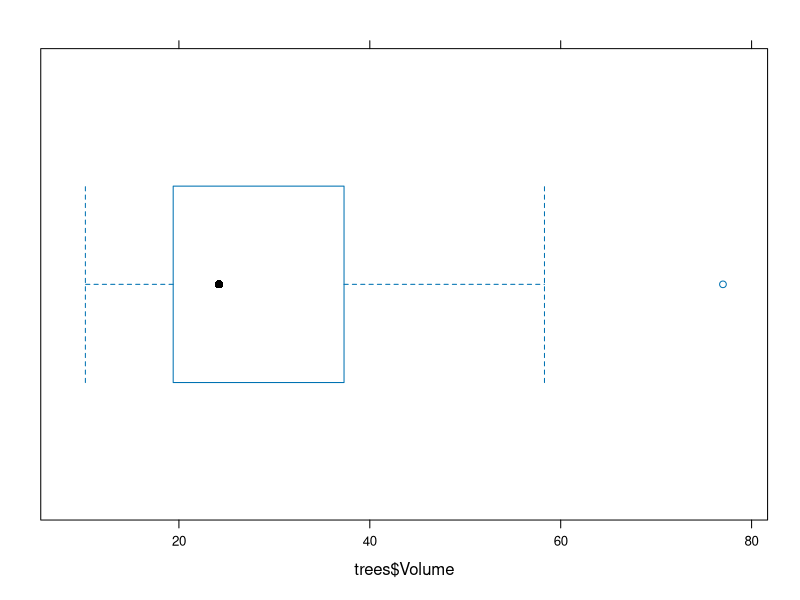
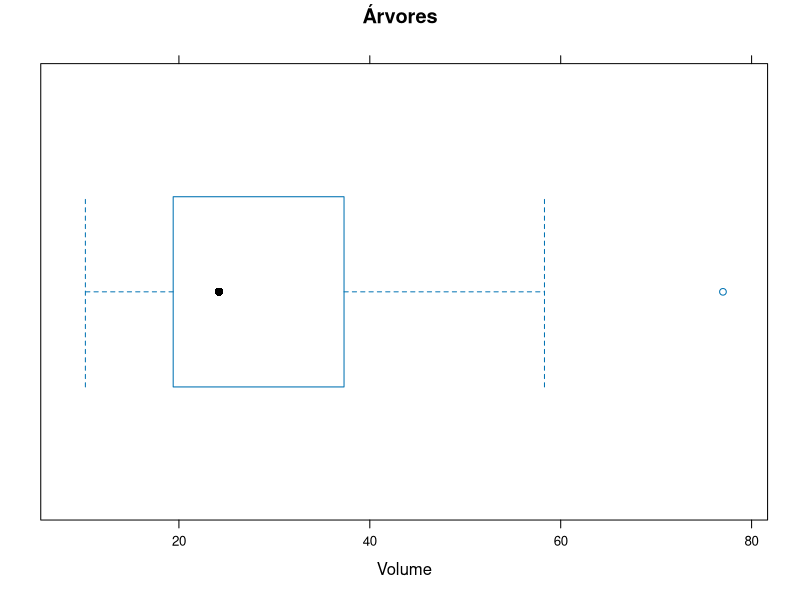
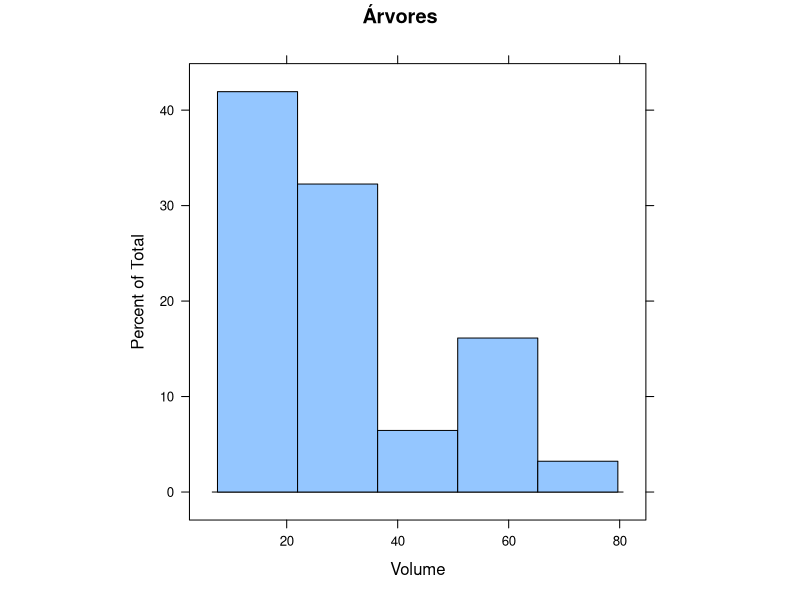
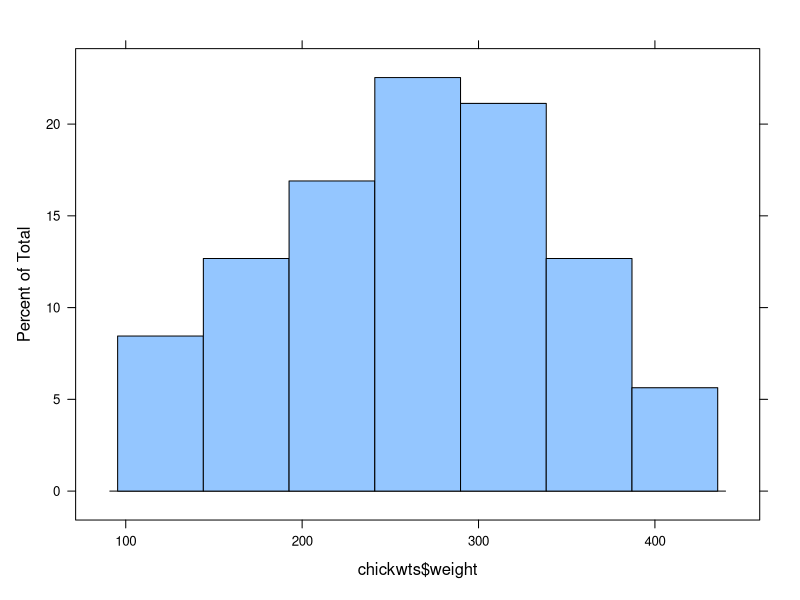
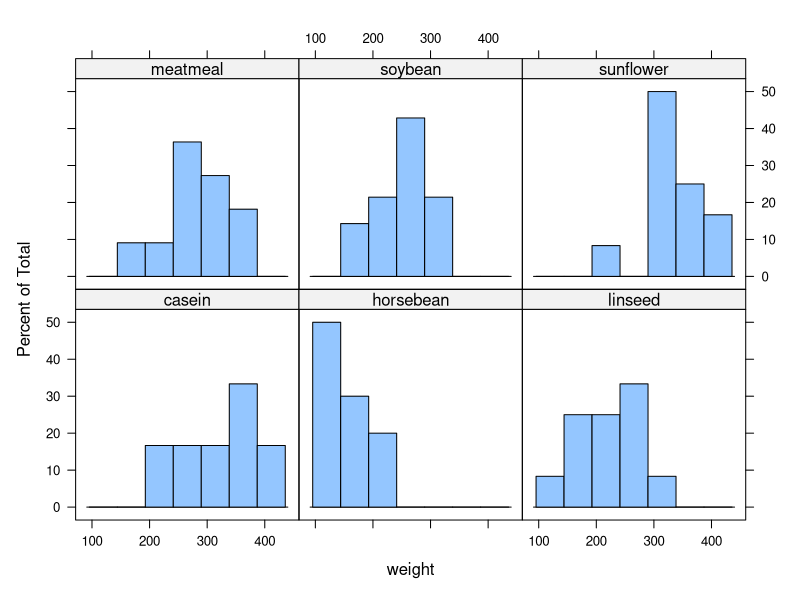
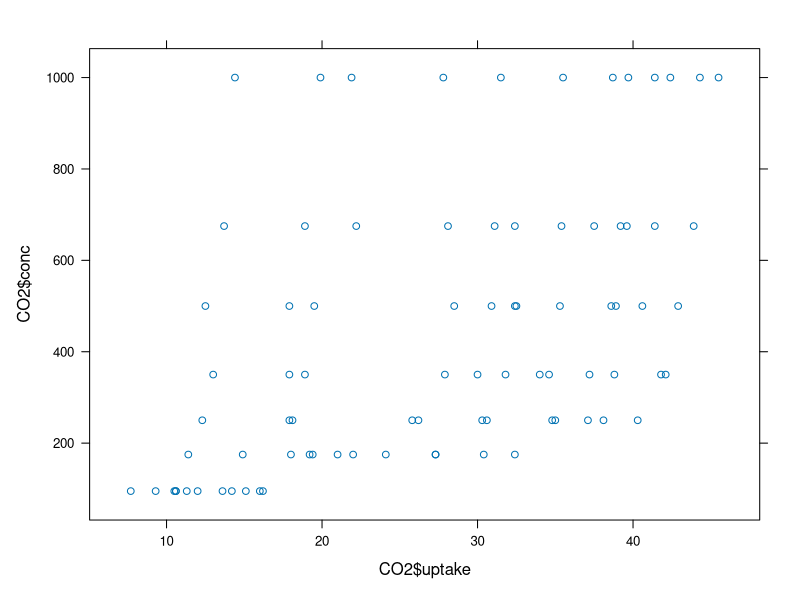
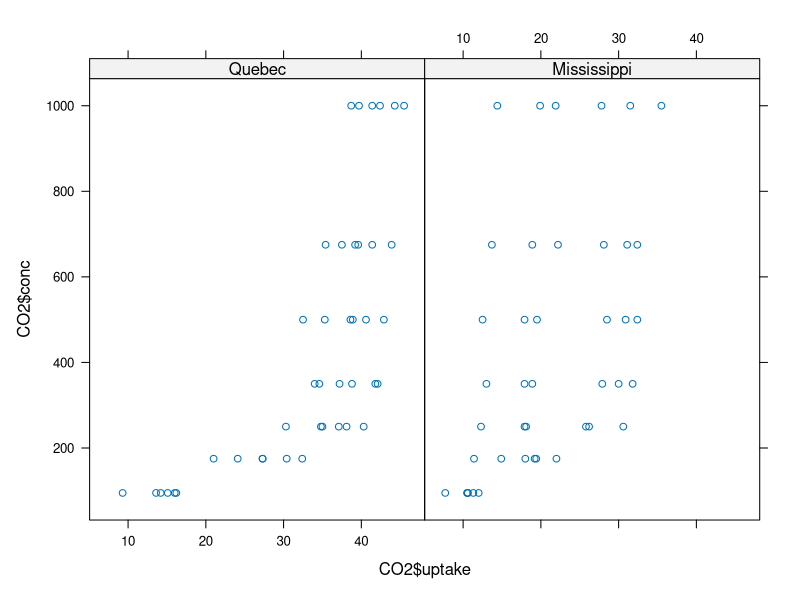
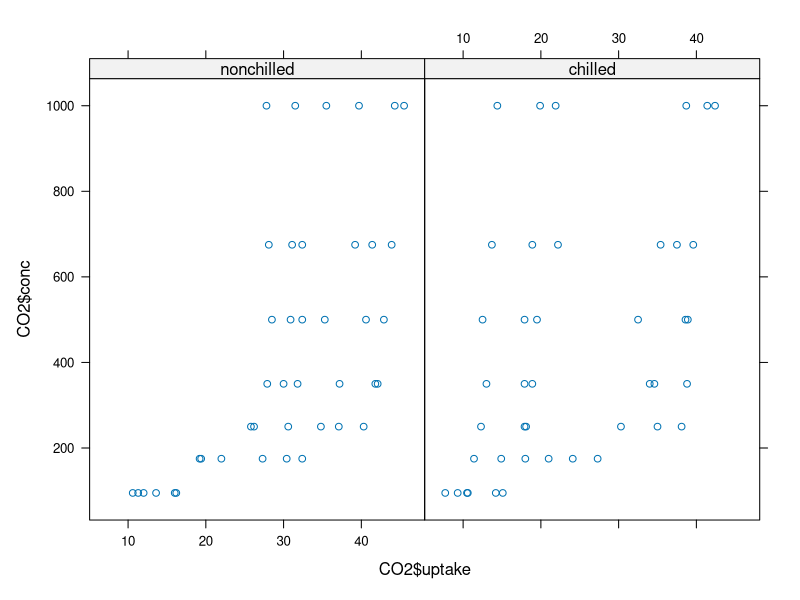

These figures' R source, in order:
## ---- chunk 1
#este pacote não precisa instalar!
library(lattice)
## ---- chunk 2
bwplot(trees$Volume)
bwplot(trees$Volume, main="Árvores",xlab="Volume")
## ---- chunk 3
histogram(trees$Volume, main="Árvores",xlab="Volume",aspect=1, type = "percent", nint=5 )
## ---- chunk 4
#Peso das galinhas de acordo com alimentação
chickwts
#histrograma
histogram(chickwts$weight)
#agregamos dados
aggregate(chickwts$weight, by=list(chickwts$feed), FUN=sum)
#histograma condicional
histogram( ~weight | feed, data=chickwts)
## ---- chunk 5
#CO2, conc: concentração de co2, uptake: captação de co2 - "~" relação e "|" condição
CO2
xyplot(CO2$conc ~  CO2$uptake)
#type é a origem 
xyplot(CO2$conc ~  CO2$uptake | CO2$Type)
#regrigerado ou não
xyplot(CO2$conc ~  CO2$uptake | CO2$Treatment)
## ---- chunk 6
esoph
dotplot(esoph$alcgp ~ esoph$ncontrols, data=esoph)
dotplot(esoph$alcgp ~ esoph$ncontrols | esoph$tobgp)
## ---- chunk 7
splom(~CO2[4:5] | CO2$Type, CO2)
## ---- chunk 8
densityplot(~CO2$conc | CO2$Treatment, plot.points=FALSE)
densityplot(CO2$conc)
densityplot(~CO2$conc | CO2$Treatment)
densityplot(~CO2$conc | CO2$Treatment, plot.points=FALSE)
## ---- chunk 9
OrchardSprays
cloud(decrease ~  rowpos * colpos, data=OrchardSprays)
cloud(decrease ~  rowpos * colpos, groups=treatment, data=OrchardSprays)
## ---- chunk 10
trees
levelplot(Girth ~ Height * Volume, data=trees)
